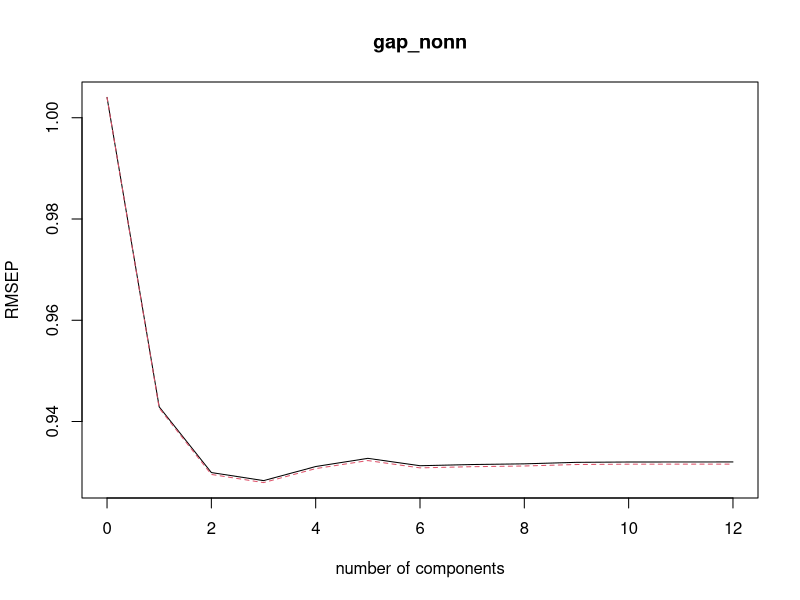
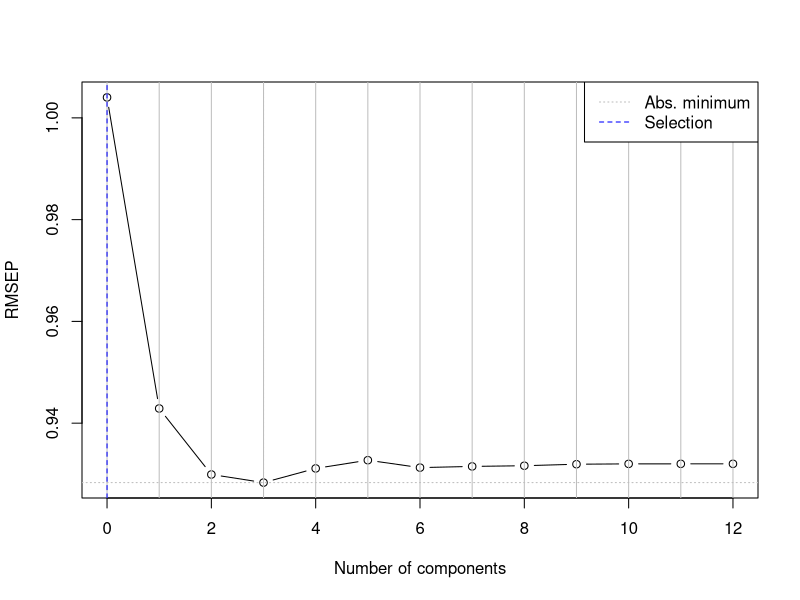
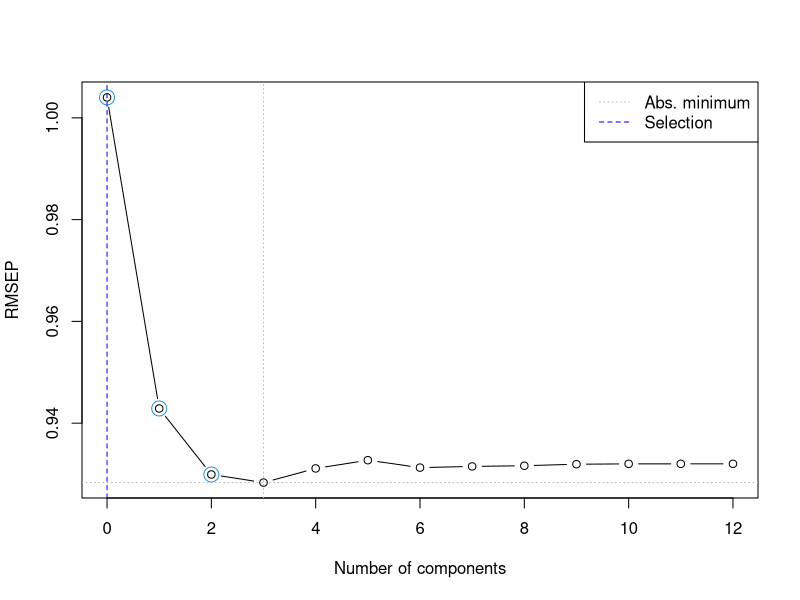
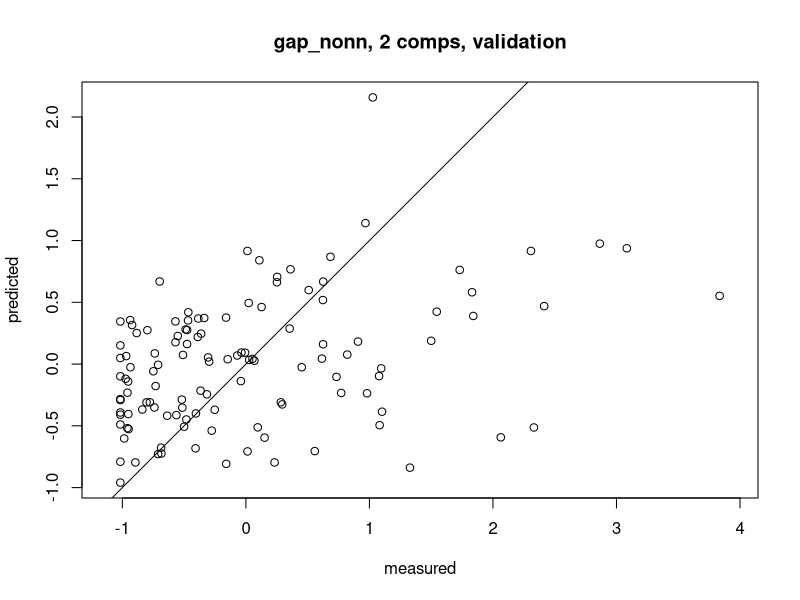
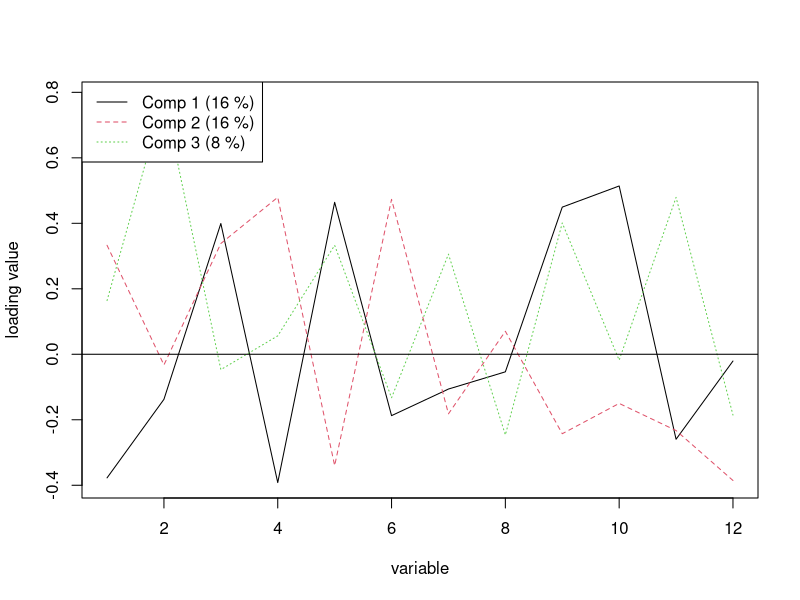
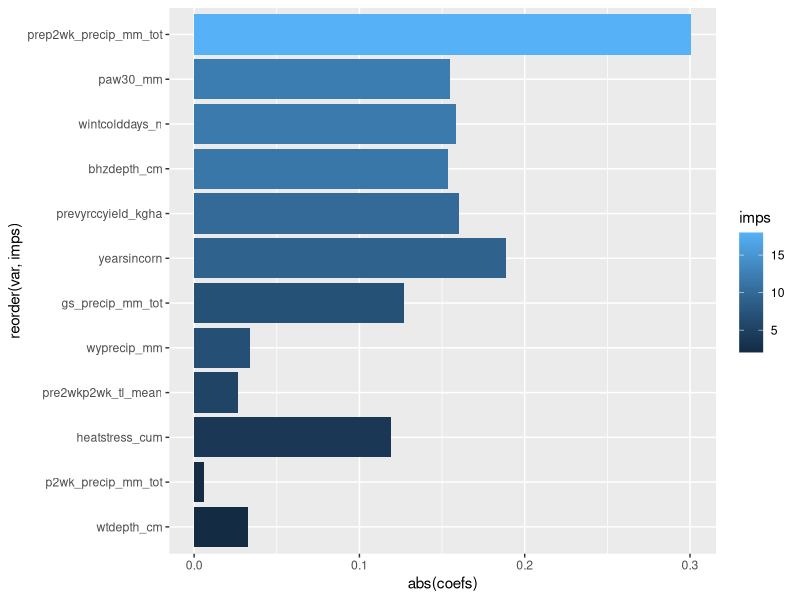

The R script that drew these images, in order:
# Created:       3/30/2021
# 
# purpose: pls on n- and non-n componenents
#
# notes: 
#
# last edited:   12/2/2020
#                 july 7 2021, looking at
#

rm(list = ls())
library(tidyverse)
library(pls) # NOTE: these packages break the correlation functions
library(caret) # for varImp function



# data --------------------------------------------------------------------

gapc <- read_csv("00_empirical-n-cont/dat_gap-components.csv") %>% 
  mutate(gap_n = ngap,
         gap_nonn = nonngap) %>% 
  dplyr::select(site, year, gap_n, gap_nonn)

wea <- read_csv("01_create-features/1_dat_preds-wea.csv")
soi <- read_csv("01_create-features/2_dat_preds-soil.csv")
oth <- read_csv("01_create-features/3_dat_preds-other.csv") %>% select(site, year, prevyrccyield_kgha, yearsincorn)


mdat <- 
  gapc %>% 
  left_join(wea) %>% 
  left_join(soi) %>% 
  left_join(oth) %>% 
  unite(state, site, year, col = "site_year") 


md_nonn <-
  mdat %>% 
  select(-site_year, -gap_n) %>% 
  ungroup() %>%
  mutate_all(list(scale))



# PLS, loo valid ----------------------------------------------------------

set.seed(951983)

# plsr = partial least squares regression
pls_tmp <- plsr(gap_nonn ~ ., data = md_nonn, validation = "LOO")

# Find the number of dimensions with lowest cross validation error
# RMSEP = root mean squared error prediction
plot(RMSEP(pls_tmp, legendpos = "topright"))
cvs_tmp <- RMSEP(pls_tmp)
generous <-
  as.numeric(which.min(cvs_tmp$val[estimate = "adjCV", ,]) - 1) # Subtract 1 bc it's counting the intercept

# Use other methods
sebars <- selectNcomp(pls_tmp, method = "onesigma", plot = TRUE)
# Wow this is unstable.....
targets <-
  selectNcomp(pls_tmp, method = "randomization", plot = TRUE)

mylow <- generous

mylow <- 2

# Are there weird patterns?
plot(pls_tmp,
     ncomp = mylow,
     asp = 1,
     line = TRUE)

# How much variance is explained by each component?
explvar(pls_tmp)
plot(pls_tmp, "loadings", comps = 1:3, legendpos = "topleft") + abline(h = 0)

# Rerun the model w/chosen # of components
pls_tmp2 <-
  plsr(gap_nonn ~ ., data = md_nonn, ncomp = mylow) # I really only need 1 says lowsig

# Look at explained variance
explvar(pls_tmp2)

#loading.weights(pls_tmp2)

# Extract coefficients
coef_C <- coef(pls_tmp2)
sum.coef <- sum(sapply(coef_C, abs))
coef_C2 <- coef_C * 100 / sum.coef 

# Code copied from Ranae, basically

  varImp(pls_tmp2) %>%
  rownames_to_column() %>%
  rename(var = rowname,
         imp = Overall) %>%
  mutate(imps = imp / sum(imp) * 100,
         coefs = as.numeric(coef_C)) %>% 
  ggplot(aes(reorder(var, imps), abs(coefs))) + 
    geom_col(aes(fill = imps)) + 
    coord_flip()
